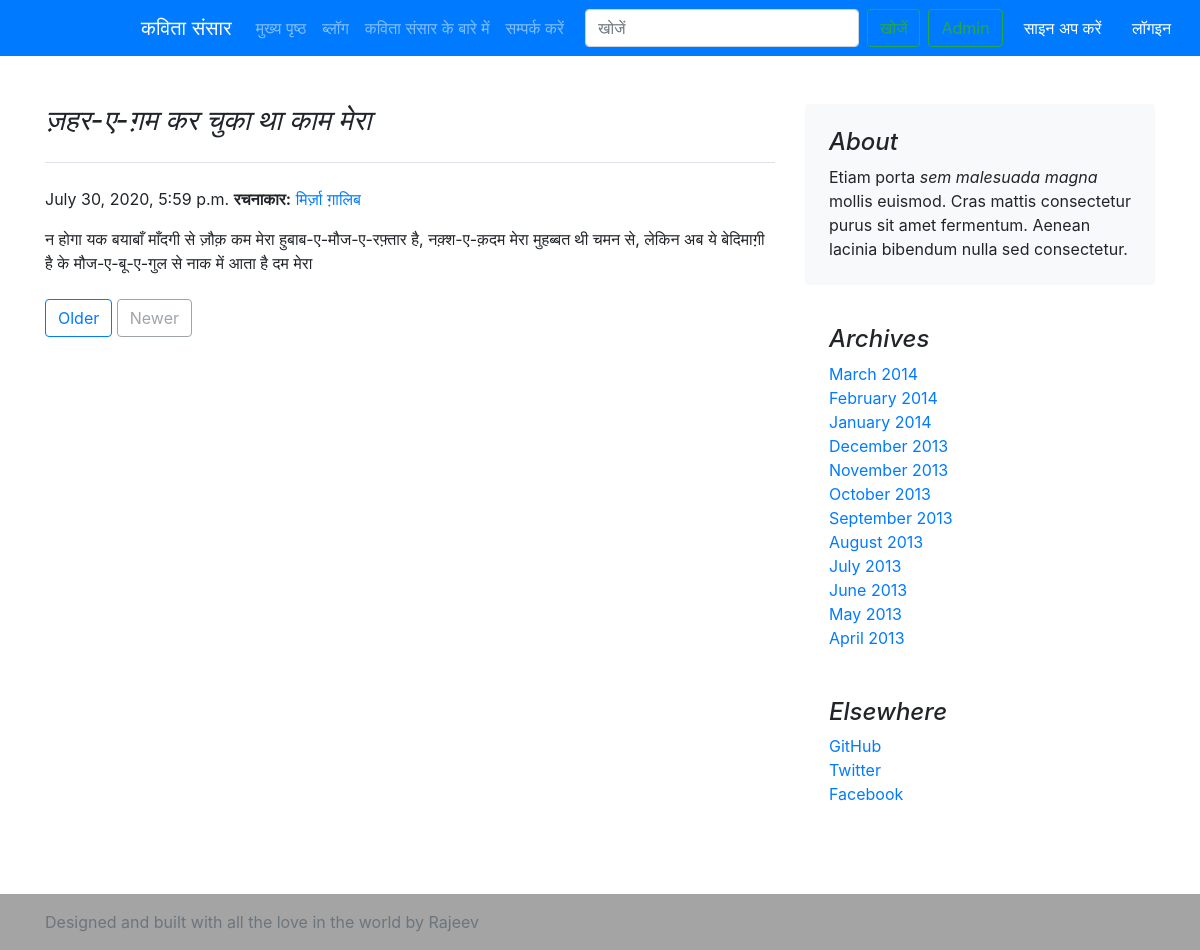
Page /blog/ज़हर-ए-ग़म on the committed database.
### blog/models.py (models this page shows, shortened)
class Post(models.Model):
    sno = models.AutoField(primary_key=True)
    title = models.CharField(max_length=50, default="")
    content = models.TextField()
    author = models.CharField(max_length=30, default="")
    slug = models.CharField(max_length=150, default="")
    tag = models.CharField(max_length=15, default="")
    date = models.DateTimeField(editable=False, default=timezone.now)

### blog/views.py (the view)
# urls.py: path('<str:slug>', views.blogPost, name='blogPost')
def blogPost(request, slug):
    post = Post.objects.filter(slug=slug).first()
    return render(request, 'blog/blogpost.html', {'post': post})

### templates/blog/blogpost.html (shortened to what this page needs)
{% extends "layout.html" %}
{% block body %}
<div class="container">
    <div class="row my-5">
        <div class="col-md-8 blog-main">
            <h3 class="pb-4 mb-4 font-italic border-bottom">
                {{post.title}}
            </h3>
            <div class="blog-post">
                <p class="blog-post-meta">{{post.date}} <b>रचनाकार:</b> <a href="#">{{post.author}}</a></p>
                <p>{{post.content}}</p>
            </div>
            <nav class="blog-pagination">
                <a class="btn btn-outline-primary" href="blogpost/{{item.post_id}}">Older</a>
                <a class="btn btn-outline-secondary disabled" href="#" tabindex="-1" aria-disabled="true">Newer</a>
            </nav>
        </div>
        <aside class="col-md-4 blog-sidebar">
            <div class="p-4 mb-3 bg-light rounded">
                <h4 class="font-italic">About</h4>
                <p class="mb-0">Etiam porta <em>sem malesuada magna</em> mollis euismod. Cras mattis consectetur
                    purus
                    sit
                    amet fermentum. Aenean lacinia bibendum nulla sed consectetur.</p>
            </div>
            <div class="p-4">
                <h4 class="font-italic">Archives</h4>
                <ol class="list-unstyled mb-0">
                    <li><a href="#">March 2014</a></li>
                    <li><a href="#">February 2014</a></li>
                    <li><a href="#">January 2014</a></li>
                    <li><a href="#">December 2013</a></li>
                    <li><a href="#">November 2013</a></li>
                    <li><a href="#">October 2013</a></li>
                    <li><a href="#">September 2013</a></li>
                    <li><a href="#">August 2013</a></li>
                    <li><a href="#">July 2013</a></li>
                    <li><a href="#">June 2013</a></li>
                    <li><a href="#">May 2013</a></li>
                    <li><a href="#">April 2013</a></li>
                </ol>
            </div>
            <div class="p-4">
                <h4 class="font-italic">Elsewhere</h4>
                <ol class="list-unstyled">
                    <li><a href="#">GitHub</a></li>
                    <li><a href="#">Twitter</a></li>
                    <li><a href="#">Facebook</a></li>
                </ol>
            </div>
        </aside>
    </div>
</div>
{% endblock body%}

### rows in the picture
Post: title "ज़हर-ए-ग़म कर चुका था काम मेरा", date "July 30, 2020, 5:59 p.m.", author "मिर्ज़ा ग़ालिब", content "न होगा यक बयाबाँ माँदगी से ज़ौक़ कम मेरा हुबाब-ए-मौज-ए-रफ़्तार है, नक़्श-ए-क़दम मेरा मुहब्बत थी चमन से, लेकिन अब ये बेदिमाग़ी है के मौज-ए-बू-ए-गुल से नाक में आता है दम मेरा"
